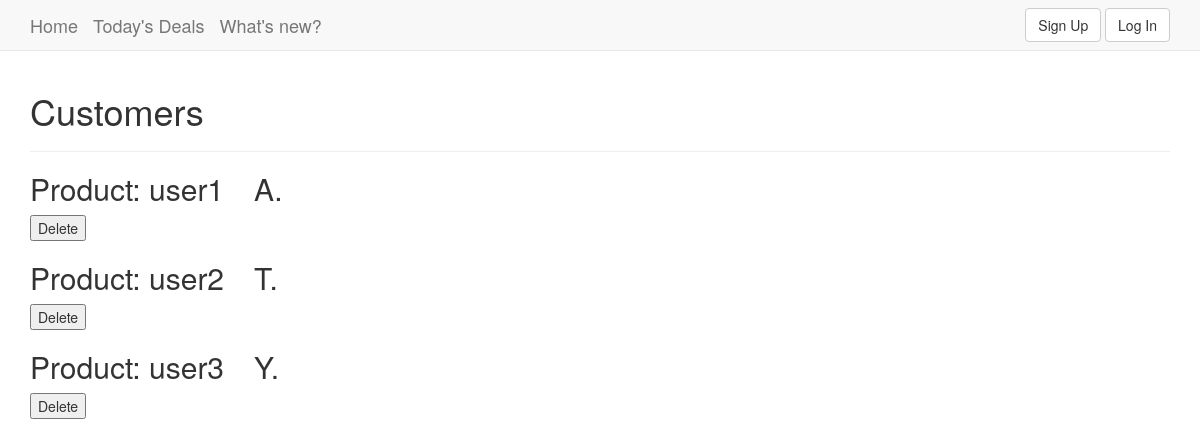
The app's page /MySales/accounts/admin/ with its own data.
### customers/models.py (models this page shows, shortened)
class Customer(models.Model):
	user = models.OneToOneField(User, on_delete=models.CASCADE, default='', related_name = "customer")
	first_name = models.CharField(max_length = 200)
	last_initial = models.CharField(max_length = 1)

### customers/views.py (the view)
def admin_users(request):
	customers = Customer.objects.all()
	return render(request, 'admin-users.html',{'customers': customers})

### templates/admin-users.html (shortened to what this page needs)
{% extends 'base.html' %}
{% block body %}
<div class="container" id="customers-list">
    <h1>Customers</h1>
    <hr>
    {% for c in customers %}
    <div class = "c" customer="{{c.id}}">
        <h2>Product: {{c.first_name}}&emsp;{{c.last_initial}}.</h2>
        <button class="delete-customer" customer="{{c.user}}">Delete</button>
    </div>
    {% endfor %}
</div>
{% endblock body %}

### templates/base.html (style rules this page uses)
body { background-color: lightyellow; }

### records on screen
Customer: first_name "user1", last_initial "A"
Customer: first_name "user2", last_initial "T"
Customer: first_name "user3", last_initial "Y"
